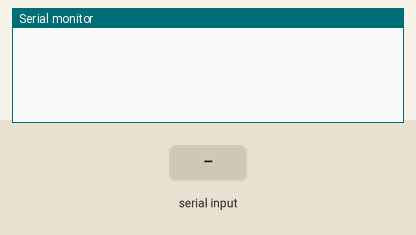
This sketch was run on a simulated Arduino Mega 2560, built with avr-gcc and run on an emulated ATmega2560. Shown: the last lines printed to the serial monitor. The inputs (shaded band) are chosen by the test bench.

Above: at 1.2 s.
1.3 s: "90,45\n" received over the second serial link
At 2.9 s:
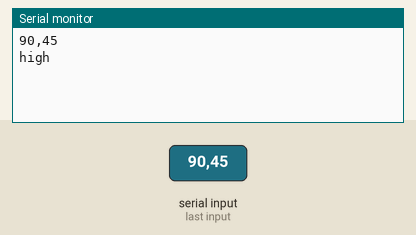
3.8 s: "5\n" received over the second serial link
At 5.7 s:
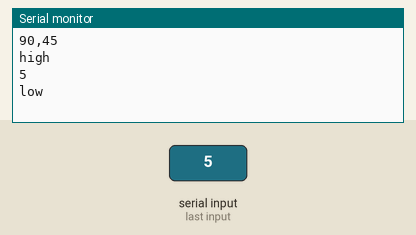

Measured:
- after the input at 1.3 s, the serial monitor: prints a new line after 1.0 s (image 1)
- after the input at 3.8 s, the serial monitor: prints a new line after 1.0 s (image 2)

The sketch:

arduino_mega_DO_sample_code.ino
```cpp
//This code was written to be easy to understand.
//Code efficiency was not considered.
//Modify this code as you see fit.
//This code will output data to the Arduino serial monitor.
//Type commands into the Arduino serial monitor to control the DO circuit.
//This code was written in the Arduino 1.6.5 IDE
//An Arduino Mega was used to test this code.


String inputstring = "";                              //a string to hold incoming data from the PC
String sensorstring = "";                             //a string to hold the data from the Atlas Scientific product
boolean input_string_complete = false;                //have we received all the data from the PC
boolean sensor_string_complete = false;               //have we received all the data from the Atlas Scientific product
float DO;                                             //used to hold a floating point number that is the DO


void setup() {                                        //set up the hardware
  Serial.begin(9600);                                 //set baud rate for the hardware serial port_0 to 9600
  Serial3.begin(9600);                                //set baud rate for software serial port_3 to 9600
  inputstring.reserve(10);                            //set aside some bytes for receiving data from the PC
  sensorstring.reserve(30);                           //set aside some bytes for receiving data from Atlas Scientific product
}

void serialEvent() {                                  //if the hardware serial port_0 receives a char
  inputstring = Serial.readStringUntil(13);           //read the string until we see a <CR>
  input_string_complete = true;                       //set the flag used to tell if we have received a completed string from the PC
}


void serialEvent3() {                                 //if the hardware serial port_3 receives a char
  sensorstring = Serial3.readStringUntil(13);         //read the string until we see a <CR>
  sensor_string_complete = true;                      //set the flag used to tell if we have received a completed string from the PC
}


void loop() {                                         //here we go...


  if (input_string_complete == true) {                //if a string from the PC has been received in its entirety
    Serial3.print(inputstring);                       //send that string to the Atlas Scientific product
    Serial3.print('\r');                              //add a <CR> to the end of the string
    inputstring = "";                                 //clear the string
    input_string_complete = false;                    //reset the flag used to tell if we have received a completed string from the PC
  }


  if (sensor_string_complete == true) {               //if a string from the Atlas Scientific product has been received in its entirety
    Serial.println(sensorstring);                     //send that string to the PC's serial monitor
    if (isdigit(sensorstring[0])) {                   //if the first character in the string is a digit
      DO = sensorstring.toFloat();                    //convert the string to a floating point number so it can be evaluated by the Arduino
      if (DO >= 6.0) {                                //if the DO is greater than or equal to 6.0
        Serial.println("high");                       //print "high" this is demonstrating that the Arduino is evaluating the DO as a number and not as a string
      }
      if (DO <= 5.99) {                               //if the DO is less than or equal to 5.99
        Serial.println("low");                        //print "low" this is demonstrating that the Arduino is evaluating the DO as a number and not as a string
      }
    }
  }
  sensorstring = "";                                  //clear the string:
  sensor_string_complete = false;                     //reset the flag used to tell if we have received a completed string from the Atlas Scientific product
}
```
